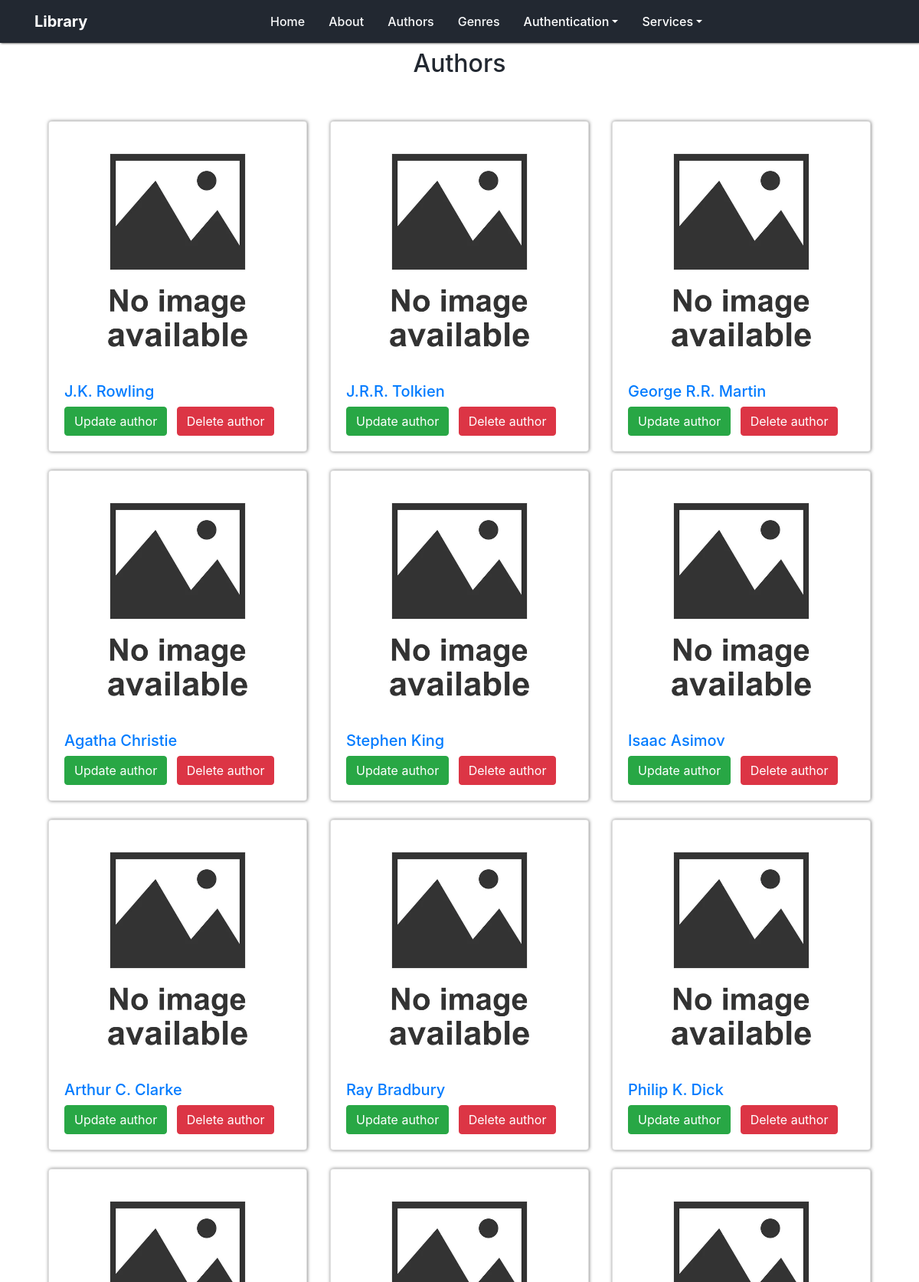
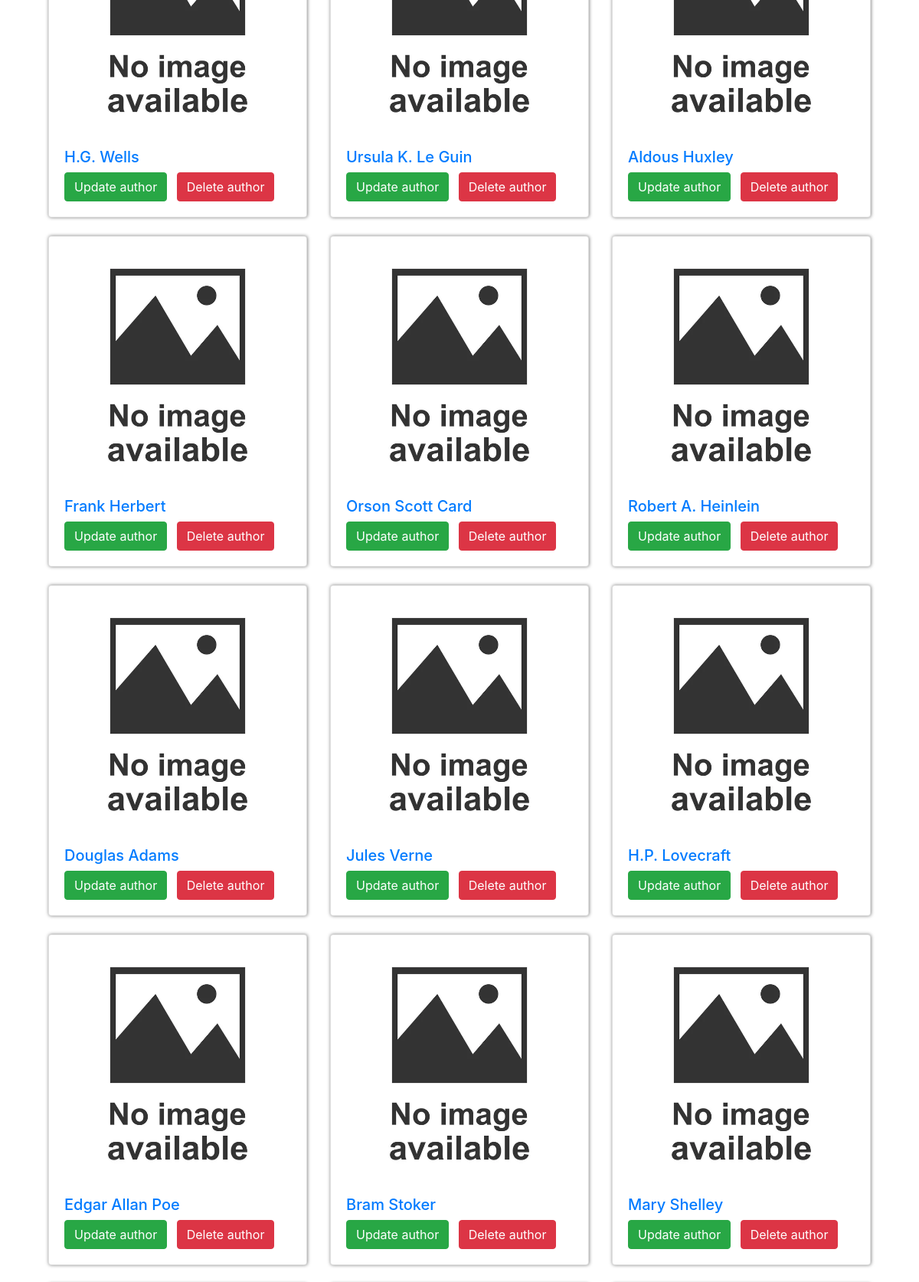
The page /library/authors/ (upper part) on the database its author committed (2 pictures, top to bottom).
### library/models.py (models this page shows, shortened)
class Author(models.Model):
    name = models.CharField(max_length=100, db_index=True)

### library/views.py (the view)
# urls.py: path('authors/', views.authors, name='authors'),
def authors(request):
    authors = Author.objects.all()
    context = {"title": "Authors", 'authors': authors}
    return render(request, 'library/authors.html', context=context)

### library/templatetags/tags.py (called while the page is built)
@register.simple_tag()
def get_menu():
    return views.menu

@register.simple_tag()
def get_manage_menu():
    return views.manage_menu

@register.simple_tag()
def get_year():
    return datetime.now().year

### library/templates/library/authors.html
{%extends 'base.html'%}
{% load static %}
{%block content%}
<h2>{{title}}</h2>
<div class="container pt-5">
    <div class="row">
        {%for author in authors%}
            <div class="col-md-4 mb-4">
                <div class="card h-100 card-shadow">
                    {% if author.image %}
                        <a href="{% url 'author_by_id' author.id %}"><img src="{% static 'library/images/{{ author.image }}' %}"
                             class="card-img-top" alt="{{author.name}}"></a>
                    {% else %}
                        <a href="{% url 'author_by_id' author.id %}"><img src="{% static 'library/images/default-book.jpg' %}"
                             class="card-img-top" alt="{{author.name}}"></a>
                    {% endif %}
                    <div class="card-body mt-n3">
                        <h5><a href="{% url 'author_by_id' author.id %}">{{ author.name }}</a></h5>
                        <a class="btn btn-success" href="{% url 'update_author' author.id %}"> Update author </a>
                        <a class="btn btn-danger ml-2" href="{% url 'delete_author' author.id %}"> Delete author </a>
                    </div>
                </div>
            </div>
        {% endfor %}
    </div>
</div>
{%endblock%}

### library/static/library/css/index.css (style rules this page uses)
:root { --white-text: #FFF; --black: #333333; --deep-blue: #222831; }
body { margin: 20px; height: 100%; display: flex; flex-direction: column; min-height: 100vh; }
h1, h2 { text-align: center; margin-bottom: 40px; color: var(--deep-blue); }
.card-shadow { box-shadow: 0.5px 0 4px rgba(0, 0, 0, 0.5); }
.card-img-top { transform: scale(0.9); }

### rows shown on the page
Author: name "J.K. Rowling"
Author: name "J.R.R. Tolkien"
Author: name "George R.R. Martin"
Author: name "Agatha Christie"
Author: name "Stephen King"
Author: name "Isaac Asimov"
Author: name "Arthur C. Clarke"
Author: name "Ray Bradbury"
Author: name "Philip K. Dick"
Author: name "H.G. Wells"
Author: name "Ursula K. Le Guin"
Author: name "Aldous Huxley"
Author: name "Frank Herbert"
Author: name "Orson Scott Card"
Author: name "Robert A. Heinlein"
Author: name "Douglas Adams"
Author: name "Jules Verne"
Author: name "H.P. Lovecraft"
Author: name "Edgar Allan Poe"
Author: name "Bram Stoker"
Author: name "Mary Shelley"

### other values the page prints
{{ item.title }} "Home" "About" "Authors" "Genres"
{{ title }} "Authors"
